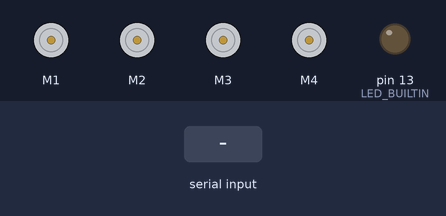
Bench run of a sketch on a simulated Arduino Uno, built with avr-gcc and run on an emulated ATmega328P. Parts: 4 × DC motor (green arrow = forward, orange = backward, longer = faster), output pins drawn as LEDs (lit = HIGH). The test bench sets the inputs (shaded band). What the sketch prints to the serial monitor is not drawn.

Above: at 1.2 s.
1.3 s: "W,45\n" received over Serial
At 1.5 s:
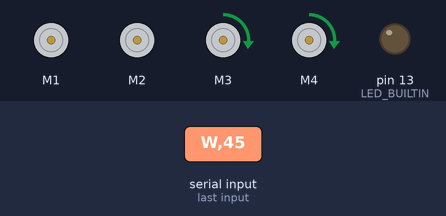
3.2 s: "W90\n" received over the second serial link
Timing chart, 0 to 6.2 s (numbered marks = the images above; inputs shaded):
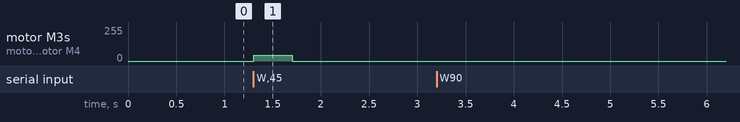

Measured:
- after the input at 1.3 s, motor M3, motor M4: stopped → forward 45/255 at once, → stopped 0.40 s later
- after the input at 3.2 s, every drawn part: stays the same

The sketch:

arduino_robot.ino
```cpp
/*
 * ROBOT LAU NHÀ - ARDUINO UNO + HW-130 (Motor Shield V1 / L293D) + HC-05
 * BẢN TỐI ƯU: Parser nhẹ không sscanf, watchdog không spam shift-register,
 * hàng đợi TX Bluetooth chống khóa ngắt làm rớt gói UART từ ESP32.
 *
 * Thư viện cần cài: "Adafruit Motor Shield V1 Library" (AFMotor.h)
 *
 * Kênh động cơ trên HW-130 (giữ nguyên 100% đấu dây):
 *   M1 = 3 bánh bên TRÁI (song song)   M2 = 3 bánh bên PHẢI (song song)
 *   M3 = chổi lau 1                    M4 = chổi lau 2
 *
 * HC-05 : TX -> A0 | RX <- A1 (QUA cầu phân áp 1k/2k) | VCC 5V | GND (baud 9600)
 * ESP32 : ESP32 GPIO19 (TX) -> Arduino RX (chân 0)
 *         ESP32 GPIO18 (RX) <- Arduino TX (chân 1) QUA cầu phân áp 5V->3.3V (1k/2k)
 *         GND chung.
 *         *** Khi nạp code qua USB: bật "Nạp Arduino Uno (Nhả D0/D1)" trên web ESP32
 *             (giữ ESP32 có nguồn) hoặc rút dây chân 0/1 ***
 *
 * Giao thức UART 38400 bps (tương thích 100% với ESP32):
 *   Nhận từ ESP32: "M,<L>,<R>\n" (-255..255), "W,<mop>\n" (0..255), "T,<text>\n"
 *   Gửi lên ESP32: "C,<char>\n" (A, X, F, B, L, R, W, w, S)
 */

#include <AFMotor.h>
#include <SoftwareSerial.h>
#include <stdlib.h>
#include <string.h>

SoftwareSerial bt(A0, A1);   // RX, TX

AF_DCMotor mL(1, MOTOR12_1KHZ);
AF_DCMotor mR(2, MOTOR12_1KHZ);
AF_DCMotor mopA(3);
AF_DCMotor mopB(4);

// Đổi true nếu bánh chạy ngược chiều mong muốn
#define INVERT_LEFT    false
#define INVERT_RIGHT   false
#define MAX_DRIVE_PWM  210   // Giới hạn trần cứng bảo vệ L293D (3 motor/kênh)
#define CMD_TIMEOUT_MS 400

// Hàng đợi vòng TX cho HC-05: gửi tối đa 1 byte/vòng khi Serial rảnh
// để SoftwareSerial không khóa ngắt liên tục ~35 ms làm tràn buffer UART 38400
#define BT_TX_BUF_SIZE 64
char btTxBuf[BT_TX_BUF_SIZE];
uint8_t btTxHead = 0;
uint8_t btTxTail = 0;

unsigned long lastCmdMs = 0;
bool motorsStopped = true;
int curL = 999, curR = 999, curMop = 999;

void btQueueChar(char c) {
  uint8_t next = (uint8_t)((btTxHead + 1) % BT_TX_BUF_SIZE);
  if (next != btTxTail) {
    btTxBuf[btTxHead] = c;
    btTxHead = next;
  }
}

void btQueueLine(const char *s) {
  while (*s) btQueueChar(*s++);
  btQueueChar('\r');
  btQueueChar('\n');
}

void btPumpTx() {
  // Chỉ gửi 1 byte ra SoftwareSerial khi Hardware Serial đang rảnh
  if (btTxTail != btTxHead && Serial.available() == 0) {
    bt.write((uint8_t)btTxBuf[btTxTail]);
    btTxTail = (uint8_t)((btTxTail + 1) % BT_TX_BUF_SIZE);
  }
}

void setMotor(AF_DCMotor &m, int v, bool invert) {
  if (invert) v = -v;
  if (v > MAX_DRIVE_PWM)  v = MAX_DRIVE_PWM;
  if (v < -MAX_DRIVE_PWM) v = -MAX_DRIVE_PWM;
  if (v > 0)      { m.setSpeed((uint8_t)v);  m.run(FORWARD); }
  else if (v < 0) { m.setSpeed((uint8_t)-v); m.run(BACKWARD); }
  else            { m.setSpeed(0);           m.run(RELEASE); }
}

void drive(int l, int r) {
  if (l != curL) {
    setMotor(mL, l, INVERT_LEFT);
    curL = l;
  }
  if (r != curR) {
    setMotor(mR, r, INVERT_RIGHT);
    curR = r;
  }
  if (l != 0 || r != 0) motorsStopped = false;
}

void setMop(int v) {
  if (v < 0) v = 0;
  if (v > 255) v = 255;
  if (v == curMop) return;
  curMop = v;
  mopA.setSpeed((uint8_t)v);
  mopB.setSpeed((uint8_t)v);
  if (v > 0) {
    mopA.run(FORWARD);
    mopB.run(FORWARD);
    motorsStopped = false;
  } else {
    mopA.run(RELEASE);
    mopB.run(RELEASE);
  }
}

void stopAll() {
  drive(0, 0);
  setMop(0);
  motorsStopped = true;
}

// Parse nhanh "<int>,<int>" không dùng sscanf (nhẹ Flash & nhanh gấp ~10 lần)
bool parseTwoInts(const char *s, int &a, int &b) {
  char *end1 = NULL;
  long v1 = strtol(s, &end1, 10);
  if (end1 == s || *end1 != ',') return false;
  char *end2 = NULL;
  long v2 = strtol(end1 + 1, &end2, 10);
  if (end2 == end1 + 1) return false;
  a = (int)v1;
  b = (int)v2;
  return true;
}

// ---- Xử lý dòng nhận từ ESP32 ----
void handleLine(const char *s) {
  if (s[0] == 'M' && s[1] == ',') {
    int l = 0, r = 0;
    if (parseTwoInts(s + 2, l, r)) {
      drive(l, r);
      lastCmdMs = millis();
      static bool led = false;
      led = !led;
      digitalWrite(LED_BUILTIN, led);
    }
  } else if (s[0] == 'W' && s[1] == ',') {
    setMop(atoi(s + 2));
    lastCmdMs = millis();
  } else if (s[0] == 'T' && s[1] == ',') {
    btQueueLine(s + 2);   // Xếp hàng gửi dần sang điện thoại qua HC-05
  }
}

void setup() {
  Serial.begin(38400);    // Liên kết ESP32
  bt.begin(9600);         // HC-05
  pinMode(LED_BUILTIN, OUTPUT);
  stopAll();
  lastCmdMs = millis();
  bt.println(F("Robot san sang. Gui A=lau, X=dung."));
}

void loop() {
  // 1. Ưu tiên đọc toàn bộ dữ liệu từ ESP32 trước
  static char line[64];
  static uint8_t n = 0;
  while (Serial.available()) {
    char c = (char)Serial.read();
    if (c == '\n') {
      line[n] = '\0';
      if (n > 0) handleLine(line);
      n = 0;
    } else if (c != '\r' && n < sizeof(line) - 1) {
      line[n++] = c;
    }
  }

  // 2. Chuyển lệnh từ điện thoại (HC-05) -> ESP32
  while (bt.available()) {
    char c = (char)bt.read();
    if (strchr("AXFBLRWwS", c)) {
      Serial.print("C,");
      Serial.print(c);
      Serial.print('\n');
    }
  }

  // 3. Xả tối đa 1 byte telemetry sang HC-05 khi UART chính rảnh
  btPumpTx();

  // 4. Watchdog an toàn: chỉ gọi stopAll() đúng 1 lần khi mất kết nối quá 400 ms
  if (!motorsStopped && (millis() - lastCmdMs > CMD_TIMEOUT_MS)) {
    stopAll();
  }
}
```
